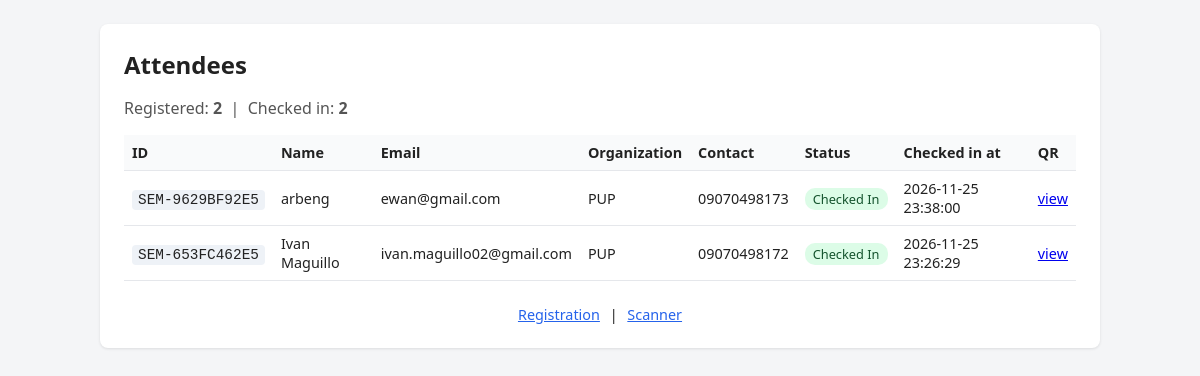
/attendees, run on the app's committed database.
### tables this page shows
CREATE TABLE participants (
                id              INTEGER PRIMARY KEY AUTOINCREMENT,
                participant_id  TEXT UNIQUE NOT NULL,
                full_name       TEXT NOT NULL,
                email           TEXT UNIQUE NOT NULL,
                organization    TEXT,
                contact_number  TEXT,
                qr_path         TEXT,
                registered_at   TEXT NOT NULL,
                checked_in      INTEGER NOT NULL DEFAULT 0,
                checked_in_at   TEXT
            );

### app.py (the view)
@app.route("/attendees")
def attendees():
    rows = get_db().execute(
        "SELECT * FROM participants ORDER BY registered_at DESC"
    ).fetchall()
    return render_template("attendees.html", rows=rows)

### app.py (called while the page is built)
def get_db():
    if "db" not in g:
        g.db = sqlite3.connect(DB_PATH)
        g.db.row_factory = sqlite3.Row
    return g.db

### templates/attendees.html (shortened to what this page needs)
<!DOCTYPE html>
<html>
<head>
  <link rel="stylesheet" href="{{ url_for('static', filename='style.css') }}">
</head>
<body>
  <div class="container wide">
    <h1>Attendees</h1>
    <p class="stats">
      Registered: <b>{{ rows|length }}</b> &nbsp;|&nbsp;
      Checked in: <b>{{ rows|selectattr('checked_in')|list|length }}</b>
    </p>
    <div class="table-wrap">
      <table>
        <tr>
          <th>ID</th><th>Name</th><th>Email</th><th>Organization</th>
          <th>Contact</th><th>Status</th><th>Checked in at</th><th>QR</th>
        </tr>
        {% for r in rows %}
        <tr>
          <td><code>{{ r.participant_id }}</code></td>
          <td>{{ r.full_name }}</td>
          <td>{{ r.email }}</td>
          <td>{{ r.organization }}</td>
          <td>{{ r.contact_number }}</td>
          <td>
            {% if r.checked_in %}<span class="badge success">Checked In</span>
            {% else %}<span class="badge neutral">Registered</span>{% endif %}
          </td>
          <td>{{ (r.checked_in_at or '').replace('T', ' ') }}</td>
          <td><a href="{{ url_for('static', filename='qrcodes/' ~ r.participant_id ~ '.png') }}" target="_blank">view</a></td>
        </tr>
        {% else %}
        <tr><td colspan="8">No registrations yet.</td></tr>
        {% endfor %}
      </table>
    </div>
    <div class="nav"><a href="/">Registration</a> | <a href="/scanner">Scanner</a></div>
  </div>
</body>
</html>

### static/style.css (style rules this page uses)
* { box-sizing: border-box; }
body { font-family: system-ui, -apple-system, "Segoe UI", Roboto, Arial, sans-serif; background: #f4f5f7; color: #222; margin: 0; padding: 24px 16px; }
.container { max-width: 480px; margin: 0 auto; background: #fff; padding: 24px; border-radius: 8px; box-shadow: 0 1px 3px rgba(0, 0, 0, 0.1); }
.container.wide { max-width: 1000px; }
h1 { margin-top: 0; font-size: 1.5rem; }
.success { background: #dcfce7; color: #14532d; }
code { background: #eef2f7; padding: 2px 6px; border-radius: 4px; }
.nav { margin-top: 24px; font-size: 0.9rem; text-align: center; }
.nav a { color: #2563eb; margin: 0 6px; }
.stats { color: #555; }
table { width: 100%; border-collapse: collapse; font-size: 0.9rem; }
th, td { text-align: left; padding: 8px; border-bottom: 1px solid #e5e7eb; }
th { background: #f9fafb; }
.badge { padding: 2px 8px; border-radius: 10px; font-size: 0.8rem; }
.table-wrap { overflow-x: auto; }
button, .badge, td code { white-space: nowrap; }

### data on the page
participants: participant_id "SEM-9629BF92E5", full_name "arbeng", email "ewan@gmail.com", organization "PUP", contact_number "09070498173", checked_in "Checked In", checked_in_at "2026-11-25 23:38:00"
participants: participant_id "SEM-653FC462E5", full_name "Ivan Maguillo", email "ivan.maguillo02@gmail.com", organization "PUP", contact_number "09070498172", checked_in "Checked In", checked_in_at "2026-11-25 23:26:29"

### other printed values
{{ rows|length }} "2"
{{ rows|selectattr('checked_in')|list|length }} "2"
